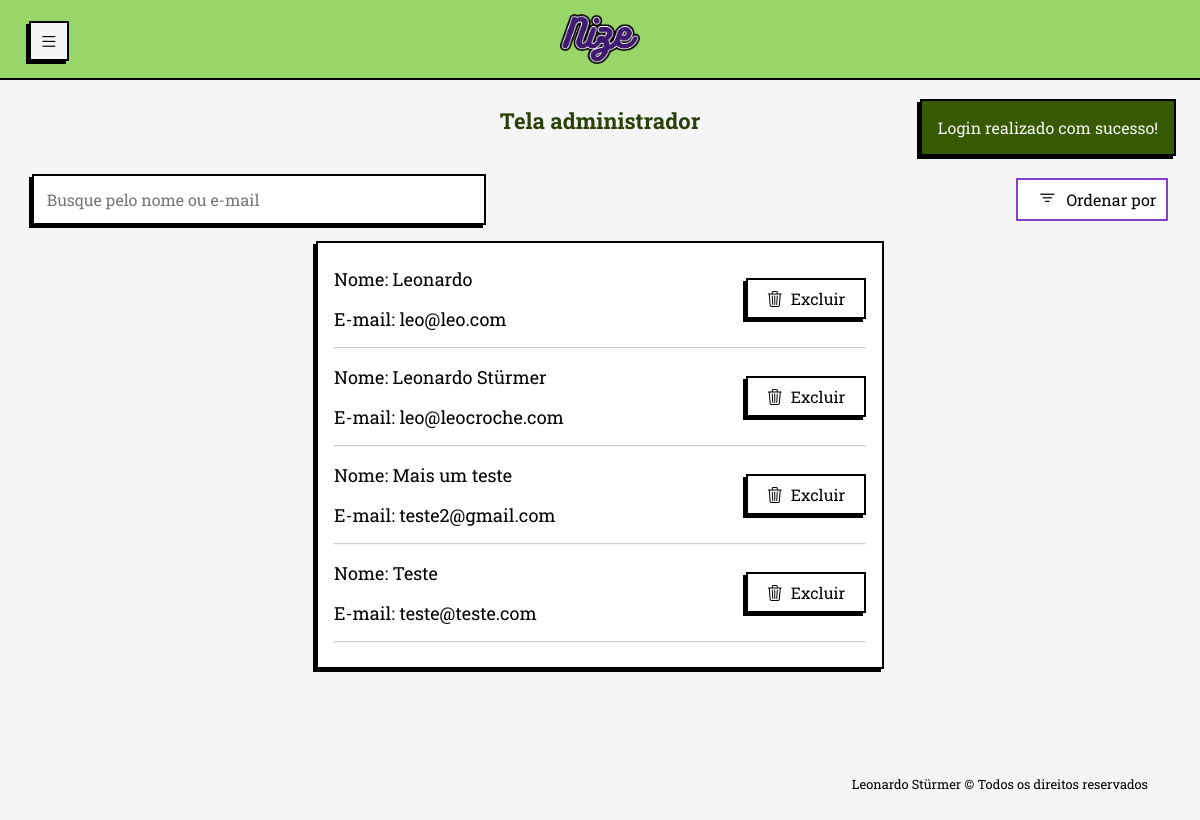
Page /php/view/admin/dashboard_administrador.php (signed in) on the committed database.
### tables this page shows
CREATE TABLE usuario (
            id_usuario INTEGER PRIMARY KEY AUTOINCREMENT NOT NULL,
            login TEXT NOT NULL UNIQUE,
            senha TEXT NOT NULL, 
            nome TEXT NOT NULL,
            nome_loja TEXT NULL,
            aceita_visualizacao INTEGER NULL,
            nome_visualizacao VARCHAR (50) UNIQUE, 
            telefone VARCHAR(20),
            tipo_usuario INTEGER,
            created_at TIMESTAMP NOT NULL DEFAULT CURRENT_TIMESTAMP
    );

### php/persistence/conexaoBanco.class.php (called while the page is built, shortened)
<?php
class ConexaoBanco extends PDO {
    private static $instancia = null;
    public static function getInstancia() {
        if (!isset(self::$instancia)) {
            try {
                $caminhoBanco = __DIR__ . '/nize_database.db';
                $dsn = "sqlite:" . $caminhoBanco;
                self::$instancia = new ConexaoBanco($dsn, null, null);
                self::$instancia->setAttribute(PDO::ATTR_ERRMODE, PDO::ERRMODE_EXCEPTION);
                self::$instancia->setAttribute(PDO::ATTR_DEFAULT_FETCH_MODE, PDO::FETCH_ASSOC);
            } catch (PDOException $e) {
                $msg_erro = urlencode("Erro ao conectar com o banco SQLite: " . $e->getMessage());
                header("location:../view/general/erro.php?msg=" . $msg_erro);
                exit;
            }
        }
        return self::$instancia;
    }
}

### php/dao/usuariodao.class.php (called while the page is built, shortened)
<?php
require_once __DIR__ . '/../persistence/conexaoBanco.class.php';
class UsuarioDAO
{
    private $conexao;
    public function __construct()
    {
        $this->conexao = ConexaoBanco::getInstancia();
    }
    public function buscarUsuarios()
    {
        try {
            $sql = $this->conexao->prepare("SELECT id_usuario, login, nome, tipo_usuario FROM usuario ORDER BY nome COLLATE NOCASE ASC");
            $sql->execute();
            return $sql->fetchAll(PDO::FETCH_ASSOC);
        } catch (PDOException $e) {
            echo "Erro ao buscar.";
            exit;
        }
    }
}

### php/view/admin/dashboard_administrador.php (the view, shortened to what this page needs)
<?php
require_once '../../dao/usuariodao.class.php';
$usuarioDAO = new UsuarioDAO();
$lista_usuarios = $usuarioDAO->buscarUsuarios();
?>
<!DOCTYPE html>
<html lang="pt-br">
<head>
    <link rel="stylesheet" href="../../../css/normalize.css">
    <link rel="stylesheet" href="../../../css/query.css">
    <link rel="stylesheet" href="../../../css/style.css">
    <link rel="stylesheet" href="../../../css/sidebar.css">
    <link rel="stylesheet" href="https://cdn.jsdelivr.net/npm/bootstrap-icons@1.13.1/font/bootstrap-icons.min.css">
</head>
<body>
    <header id="header-mobile">
        <div class="container-header">
            <a href="#" data-resize-btn-mobile class="btn-menu" title="Esconder/expandir menu">
                <i class="bi bi-list"></i>
            </a>
            <a href="../general/tela_inicial.php" class="link-logo-header" title="Tela inicial">
                <img src="../../../img/logo/nize_new.png" alt="Nize logotipo" id="logo-header">
            </a>
        </div>
    </header>
    <main class='conteudo-pagina'>
        <?php
        if (isset($_SESSION["msg"])) {
            echo "<div id='session-msg'>" . $_SESSION['msg'] .  "</div>";
        }
        ?>
        <h1 class="h1-admin">Tela administrador</h1>
        <div class="filters-admin">
            <form onsubmit="return false;" id="form-pesquisa-usuarios" class="form-pesquisa-usuarios">
                <input type="text" id="pesquisa-usuarios" placeholder="Busque pelo nome ou e-mail " autocomplete="off">
            </form>
            <details class="filtros-produtos">
                <summary><span class="bi bi-filter"></span>Ordenar por</summary>
            </details>
        </div>
        <div class="main-administrador">
            <div id="lista_usuarios_cadastrados">
                <?php
                foreach ($lista_usuarios as $usuarioCadastrado):
                    if ((int)$usuarioCadastrado['tipo_usuario'] !== 1):
                ?>
                        <div class='usuario_cadastrado'>
                            <div class="texto-users">
                                <p>
                                    Nome: <?php echo $usuarioCadastrado['nome'] ?> <br>
                                    E-mail: <?php echo $usuarioCadastrado['login'] ?> <br>
                                </p>
                            </div>
                            <div class="btns-admin-user">
                                <form action="../../controller/usuarioControle.php?op=excluirUsuario&id=<?php echo $usuarioCadastrado['id_usuario'] ?>" method="post">
                                    <button class="btn-excluir" type="submit"><span class="bi bi-trash3"></span>Excluir</button>
                                </form>
                            </div>
                        </div>
                        <hr>
                    <?php endif; ?>
                <?php endforeach; ?>
            </div>
        </div>
        <footer>Leonardo Stürmer &copy; Todos os direitos reservados</footer>
    </main>
</body>
</html>

### css/query.css (style rules this page uses)
@media screen and (max-width: 1280px) { main { margin-top: 1.5em; margin-left: 1em; } }
@media screen and (max-width: 1280px) { main.conteudo-pagina { margin: 3em 0; padding: 2em 2em; } }
@media screen and (max-width: 1280px) { .success-msg, .error-msg { color: whitesmoke; border: 2px solid black; box-shadow: var(--box-shadow); font-size: 16px; position: absolute; top: 3.2em; right: 1.5em; width: fit-content; max-width: 300px; padding: 0.8em 1rem; z-index: 99999; } }
@media screen and (max-width: 1280px) { h1 { font-size: 22px; } }
@media screen and (max-width: 1280px) { .btn-menu { position: fixed; left: 1em; top: 0.5em; } }

### css/style.css (style rules this page uses)
.filters-admin { display: flex; justify-content: space-between; align-items: baseline; margin-bottom: 1em; }
.filtros-produtos { border: var(--border-focus-purple); padding: 0.2em 0.6em; background-color: white; }
.filtros-produtos summary { list-style: none; display: flex; align-items: center; }
.filtros-produtos summary span { font-size: 1.2em; margin-right: 0.5em; }
#form-pesquisa-produtos, #form-pesquisa-pedidos, #form-pesquisa-usuarios { position: relative; display: inline-block; margin-top: 0.8em; width: 40%; background-color: white; }
#pesquisa-produtos, #pesquisa-pedidos, #pesquisa-usuarios { border: var(--border); box-shadow: var(--box-shadow); padding: 0.8em; font-size: 16px; width: 100%; }
details > summary { list-style: none; }
.btn-excluir { width: 120px; margin: 0 auto; background-color: white; color: black; }
.h1-admin { text-align: center; }
.main-administrador { display: block; line-height: 2.5em; border: var(--border); box-shadow: var(--box-shadow); background-color: white; padding: 1em; width: 50%; max-height: 100%; overflow-x: hidden; overflow-y: scroll; margin: 0 auto; }
.usuario_cadastrado { display: flex; align-items: center; justify-content: space-between; }
.usuario_cadastrado .texto-users { text-align: left; align-self: center; }
.usuario_cadastrado span.bi { margin-left: 0; }

### css/sidebar.css (style rules this page uses)
* { margin: 0; padding: 0; box-sizing: border-box; }
body { --sb-width: 8rem; font-family: system-ui, sans-serif; font-size: 16px; line-height: 1.7; }
header { visibility: hidden; width: 0em; }
#logo-header { width: 80px; margin: 0em auto; transition: width 0.4s ease-in-out, transform 0.8s ease-in-out, opacity 0.4s ease-in-out; transform: rotate(0deg); }
.link-logo-header, .link-logo-header:hover { background-color: transparent; border: none; box-shadow: none; align-content: center; }
.container-header { background-color: var(--lightGreen); border-bottom: var(--border); display: flex; flex-direction: row; justify-content: center; width: 100%; transition: border 0.3s ease-in-out; }
#header-mobile .btn-menu i { margin-top: -5px; padding: 0; font-size: 1.2em; }
.btn-menu { background-color: whitesmoke; color: black; padding: 0.5em; width: 2.5em; height: 2.5em; display: flex; flex-direction: column; align-content: center; justify-content: space-between; }
main { transition: margin-left 0.4s ease-in-out; }
@media (min-width: 0px) { main { margin-left: var(--sb-width); } }
@media screen and (max-width: 1280px) { header { visibility: visible; position: fixed; top: 0; z-index: 9999; display: flex; flex-direction: row; width: 100dvw; height: 5em; } }

### rows in the picture
usuario: nome "Leonardo", login "leo@leo.com"
usuario: nome "Leonardo Stürmer", login "leo@leocroche.com"
usuario: nome "Mais um teste", login "teste2@gmail.com"
usuario: nome "Teste", login "teste@teste.com"

### other values in the picture
$_SESSION['msg'] "Login realizado com sucesso!"
